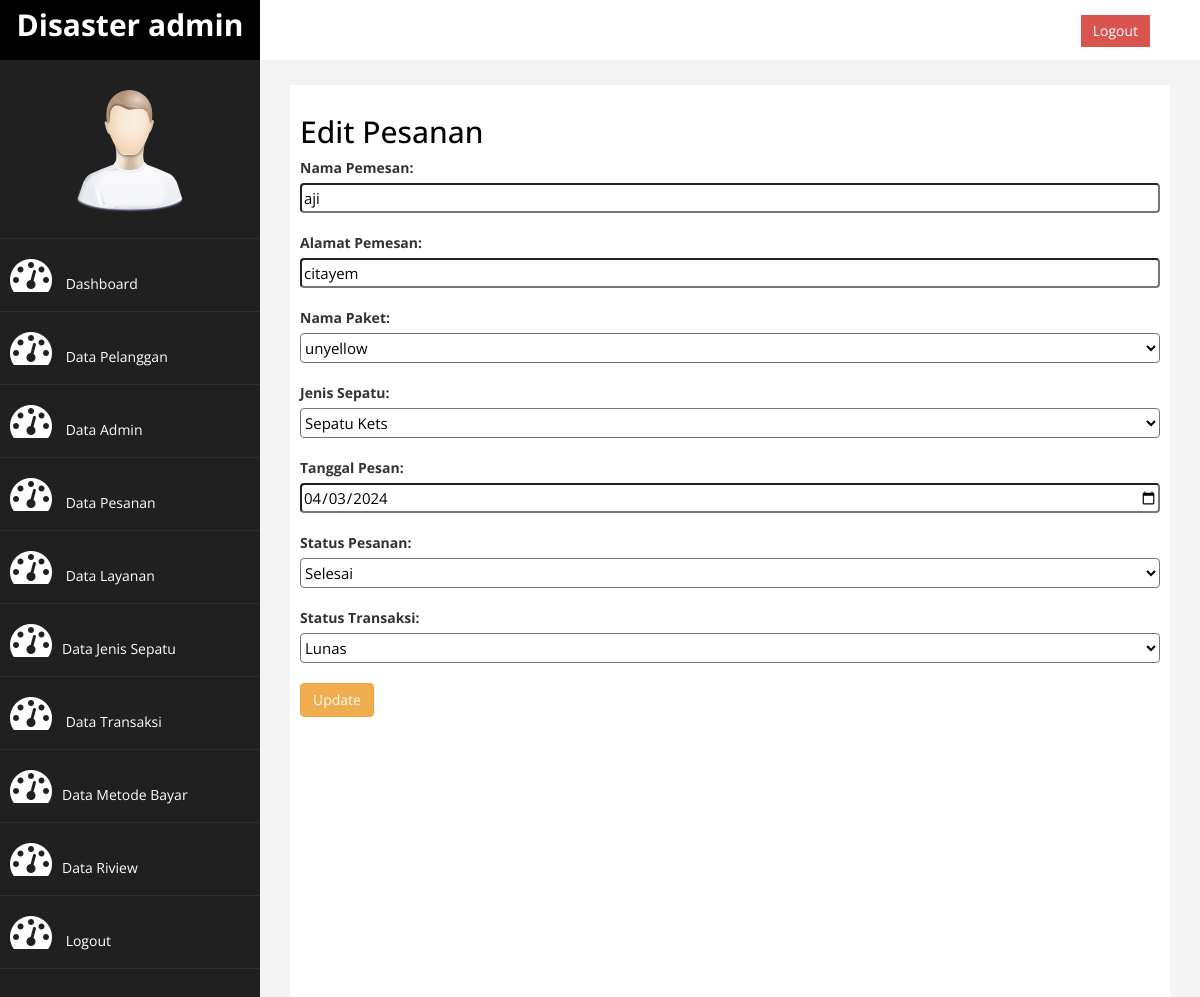
The page /admin/index.php?halaman=editPesanan&id=5 (signed in) on the database its author committed.
### tables this page shows
CREATE TABLE `data_pesanan` (
  `id_pesanan` int(11) NOT NULL,
  `nama_pem` varchar(100) NOT NULL,
  `alamat_pem` text NOT NULL,
  `nohp_pem` varchar(20) NOT NULL,
  `id_paket` int(11) NOT NULL,
  `id_jenis` int(11) NOT NULL,
  `tanggal_pesan` date NOT NULL,
  `status_pes` varchar(128) NOT NULL,
  `status_transaksi` varchar(128) NOT NULL
);

CREATE TABLE `layanan` (
  `id_paket` int(11) NOT NULL,
  `nama_paket` varchar(100) NOT NULL,
  `desk_paket` text NOT NULL,
  `foto_paket` varchar(200) NOT NULL,
  `harga_paket` int(11) NOT NULL
);

CREATE TABLE `data_jenis` (
  `id_jenis` int(11) NOT NULL,
  `jenis_sepatu` varchar(25) NOT NULL
);

### admin/editPesanan.php (the view, shortened to what this page needs)
<?php
include "function.php";
$id_pesanan = $_GET['id'];
$query = mysqli_query($koneksi, "SELECT dp.*, l.nama_paket AS nama_paket, dj.jenis_sepatu AS jenis_sepatu
                                 FROM data_pesanan dp
                                 JOIN layanan l ON dp.id_paket = l.id_paket
                                 JOIN data_jenis dj ON dp.id_jenis = dj.id_jenis
                                 WHERE dp.id_pesanan='$id_pesanan'");
$data = mysqli_fetch_array($query);
?>
<!DOCTYPE html>
<html>
<head>
</head>
<body>
    <h2>Edit Pesanan</h2>
    <form action="editPesanan.php?id=<?php echo $id_pesanan; ?>" method="POST">
        <div class="form-group">
            <label>Nama Pemesan:</label>
            <input type="text" class="form-control" name="nama_pem" value="<?php echo $data['nama_pem']; ?>"><br>
            <label>Alamat Pemesan:</label>
            <input type="text" class="form-control" name="alamat_pem" value="<?php echo $data['alamat_pem']; ?>"><br>
            <label>Nama Paket:</label>
            <select name="id_paket" class="form-control">
                <?php
                $paketQuery = mysqli_query($koneksi, "SELECT * FROM layanan");
                while ($paket = mysqli_fetch_array($paketQuery)) {
                    echo '<option value="' . $paket['id_paket'] . '"' . ($data['id_paket'] == $paket['id_paket'] ? ' selected' : '') . '>' . $paket['nama_paket'] . '</option>';
                }
                ?>
            </select><br>
            <label>Jenis Sepatu:</label>
            <select name="id_jenis" class="form-control">
                <?php
                $jenisQuery = mysqli_query($koneksi, "SELECT * FROM data_jenis");
                while ($jenis = mysqli_fetch_array($jenisQuery)) {
                    echo '<option value="' . $jenis['id_jenis'] . '"' . ($data['id_jenis'] == $jenis['id_jenis'] ? ' selected' : '') . '>' . $jenis['jenis_sepatu'] . '</option>';
                }
                ?>
            </select><br>
            <label>Tanggal Pesan:</label>
            <input type="date" class="form-control" name="tanggal_pesan" value="<?php echo $data['tanggal_pesan']; ?>"><br>
            <label>Status Pesanan:</label>
            <select name="status_pes" class="form-control">
                <option value="selesai" <?php if ($data['status_pes'] == 'selesai') echo 'selected'; ?>>Selesai</option>
            </select><br>
            <label>Status Transaksi:</label>
            <select name="status_transaksi" class="form-control">
                <option value="Lunas" <?php if ($data['status_transaksi'] == 'Lunas') echo 'selected'; ?>>Lunas</option>
            </select><br>
            <button class="btn btn-warning" type="submit">Update</button>
        </div>
    </form>
</body>
</html>

### admin/assets/css/custom.css (style rules this page uses)
body { font-family: 'Open Sans', sans-serif; }
h2 { color: #000; }

### rows shown on the page
data_pesanan: nama_pem "aji", alamat_pem "citayem", id_paket "unyellow", id_jenis "Sepatu Kets", tanggal_pesan "04/03/2024", status_pes "Selesai", status_transaksi "Lunas"
